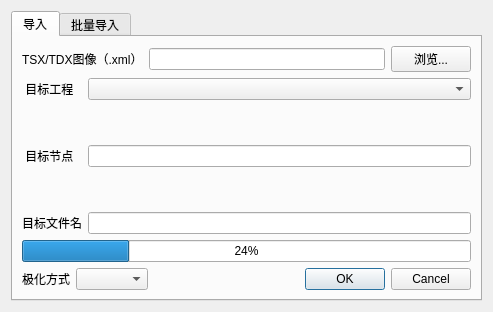
<?xml version="1.0" encoding="UTF-8"?>
<ui version="4.0">
 <class>Import_TSX</class>
 <widget class="QWidget" name="Import_TSX">
  <property name="geometry">
   <rect>
    <x>0</x>
    <y>0</y>
    <width>493</width>
    <height>312</height>
   </rect>
  </property>
  <property name="windowTitle">
   <string>导入TerraSAR-X/TanDEM-X数据</string>
  </property>
  <property name="windowIcon">
   <iconset resource="../QtWidgetsApplication3.qrc">
    <normaloff>:/QtWidgetsApplication3/bin/icon/InSARapp.ico</normaloff>:/QtWidgetsApplication3/bin/icon/InSARapp.ico</iconset>
  </property>
  <layout class="QVBoxLayout" name="verticalLayout">
   <item>
    <widget class="QTabWidget" name="tabWidget">
     <property name="currentIndex">
      <number>0</number>
     </property>
     <widget class="QWidget" name="tab_3">
      <attribute name="title">
       <string>导入</string>
      </attribute>
      <layout class="QVBoxLayout" name="verticalLayout_6" stretch="1,3,1,0">
       <item>
        <layout class="QHBoxLayout" name="horizontalLayout_4">
         <item>
          <widget class="QLabel" name="label_6">
           <property name="text">
            <string>TSX/TDX图像（.xml）</string>
           </property>
          </widget>
         </item>
         <item>
          <widget class="QLineEdit" name="LineEdit_xml"/>
         </item>
         <item>
          <widget class="QPushButton" name="button_xml_browse">
           <property name="text">
            <string>浏览...</string>
           </property>
          </widget>
         </item>
        </layout>
       </item>
       <item>
        <layout class="QFormLayout" name="formLayout">
         <item row="0" column="0">
          <widget class="QLabel" name="label_3">
           <property name="text">
            <string> 目标工程</string>
           </property>
          </widget>
         </item>
         <item row="0" column="1">
          <widget class="QComboBox" name="comboBox_dst_project"/>
         </item>
         <item row="1" column="1">
          <spacer name="verticalSpacer">
           <property name="orientation">
            <enum>Qt::Vertical</enum>
           </property>
           <property name="sizeHint" stdset="0">
            <size>
             <width>20</width>
             <height>40</height>
            </size>
           </property>
          </spacer>
         </item>
         <item row="2" column="0">
          <widget class="QLabel" name="label_4">
           <property name="text">
            <string> 目标节点</string>
           </property>
          </widget>
         </item>
         <item row="3" column="1">
          <spacer name="verticalSpacer_2">
           <property name="orientation">
            <enum>Qt::Vertical</enum>
           </property>
           <property name="sizeHint" stdset="0">
            <size>
             <width>20</width>
             <height>40</height>
            </size>
           </property>
          </spacer>
         </item>
         <item row="4" column="0">
          <widget class="QLabel" name="label_5">
           <property name="text">
            <string>目标文件名</string>
           </property>
          </widget>
         </item>
         <item row="4" column="1">
          <widget class="QLineEdit" name="LineEdit_dst_filename"/>
         </item>
         <item row="2" column="1">
          <widget class="QLineEdit" name="lineEdit_dst_node"/>
         </item>
        </layout>
       </item>
       <item>
        <widget class="QProgressBar" name="progressBar">
         <property name="value">
          <number>24</number>
         </property>
        </widget>
       </item>
       <item>
        <layout class="QHBoxLayout" name="horizontalLayout_7">
         <item>
          <widget class="QLabel" name="label_7">
           <property name="text">
            <string>极化方式</string>
           </property>
          </widget>
         </item>
         <item>
          <widget class="QComboBox" name="comboBox_pol"/>
         </item>
         <item>
          <widget class="QDialogButtonBox" name="buttonBox">
           <property name="standardButtons">
            <set>QDialogButtonBox::Cancel|QDialogButtonBox::Ok</set>
           </property>
          </widget>
         </item>
        </layout>
       </item>
      </layout>
     </widget>
     <widget class="QWidget" name="tab">
      <attribute name="title">
       <string>批量导入</string>
      </attribute>
      <layout class="QVBoxLayout" name="verticalLayout_3" stretch="4,4">
       <item>
        <layout class="QHBoxLayout" name="horizontalLayout" stretch="8,2">
         <item>
          <layout class="QVBoxLayout" name="verticalLayout_2">
           <item>
            <widget class="QListWidget" name="listWidget"/>
           </item>
          </layout>
         </item>
         <item>
          <layout class="QVBoxLayout" name="verticalLayout_4">
           <item>
            <widget class="QPushButton" name="pushButton_add">
             <property name="text">
              <string>添加</string>
             </property>
            </widget>
           </item>
           <item>
            <widget class="QPushButton" name="pushButton_remove">
             <property name="text">
              <string>移除</string>
             </property>
            </widget>
           </item>
          </layout>
         </item>
        </layout>
       </item>
       <item>
        <layout class="QHBoxLayout" name="horizontalLayout_3">
         <item>
          <layout class="QVBoxLayout" name="verticalLayout_5">
           <item>
            <layout class="QHBoxLayout" name="horizontalLayout_6" stretch="3,7">
             <item>
              <widget class="QLabel" name="label">
               <property name="text">
                <string>目标工程</string>
               </property>
              </widget>
             </item>
             <item>
              <widget class="QComboBox" name="comboBox_dst_project_2"/>
             </item>
            </layout>
           </item>
           <item>
            <layout class="QHBoxLayout" name="horizontalLayout_5" stretch="3,7">
             <item>
              <widget class="QLabel" name="label_2">
               <property name="text">
                <string>目标节点</string>
               </property>
              </widget>
             </item>
             <item>
              <widget class="QLineEdit" name="lineEdit_dst_node_2"/>
             </item>
            </layout>
           </item>
           <item>
            <layout class="QHBoxLayout" name="horizontalLayout_8" stretch="3,7">
             <item>
              <widget class="QLabel" name="label_8">
               <property name="text">
                <string>极化方式</string>
               </property>
              </widget>
             </item>
             <item>
              <widget class="QComboBox" name="comboBox_pol2"/>
             </item>
            </layout>
           </item>
           <item>
            <layout class="QHBoxLayout" name="horizontalLayout_2" stretch="5,5">
             <item>
              <widget class="QProgressBar" name="progressBar_2">
               <property name="value">
                <number>24</number>
               </property>
              </widget>
             </item>
             <item>
              <widget class="QDialogButtonBox" name="buttonBox_2">
               <property name="standardButtons">
                <set>QDialogButtonBox::Cancel|QDialogButtonBox::Ok</set>
               </property>
              </widget>
             </item>
            </layout>
           </item>
          </layout>
         </item>
        </layout>
       </item>
      </layout>
     </widget>
    </widget>
   </item>
  </layout>
 </widget>
 <resources>
  <include location="../QtWidgetsApplication3.qrc"/>
 </resources>
 <connections/>
</ui>
